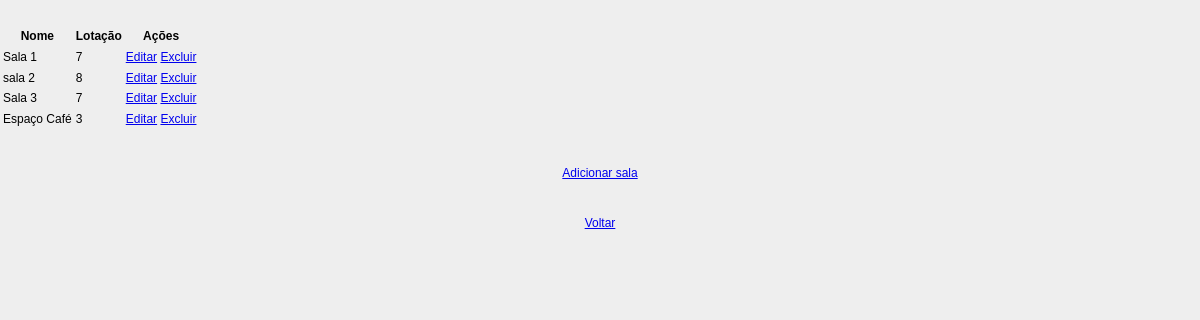
Screenshot of /show-sala with the database file from the repository.
### cadastro/models.py (models this page shows)
class Sala(models.Model):
	id_sala = models.AutoField(primary_key=True)
	nome = models.CharField(max_length=100)
	lotacao = models.IntegerField()
	class Meta:
		db_table = "sala"

### cadastro/views.py (the view)
# urls.py: path('show-sala',views.show_sala),
def show_sala(request):
    sala = Sala.objects.all()
    return render(request,"show_sala.html",{'sala': sala})

### cadastro/templates/show_sala.html (shortened to what this page needs)
<!DOCTYPE html>
<html lang="en">
<head>
     {% load static %}
    <link rel="stylesheet" href="{% static 'css/style.css' %}"/>
</head>
<body>
<table class="table table-striped table-bordered table-sm">
    <thead class="thead-dark">
    <tr>
        <th>Nome</th>
        <th>Lotação</th>
        <th>Ações</th>
    </tr>
    </thead>
    <tbody>
{% for indice in sala %}
    <tr>
        <td>{{ indice.nome }}</td>
        <td>{{ indice.lotacao }}</td>
        <td>
            <a href="/cadastro/edit-sala/{{ indice.id_sala }}"><span class="glyphicon glyphicon-pencil" >Editar</span></a>
            <a href="/cadastro/delete-sala/{{ indice.id_sala }}">Excluir</a>
        </td>
    </tr>
{% endfor %}
    </tbody>
</table>
<br>
<br>
<center><a href="/cadastro/cadastro-sala" class="btn btn-primary">Adicionar sala</a></center>
<br><br>
<center><a href="/" class="btn btn-primary">Voltar</a></center>
</body>
</html>

### cadastro/static/css/style.css (style rules this page uses)
body { font:12px/1.4 Verdana,Arial; background:#eee; height:100%; margin:25px 0; padding:0 }

### rows the page displays
Sala: nome "Sala 1", lotacao "7"
Sala: nome "sala 2", lotacao "8"
Sala: nome "Sala 3", lotacao "7"
Sala: nome "Espaço Café", lotacao "3"
